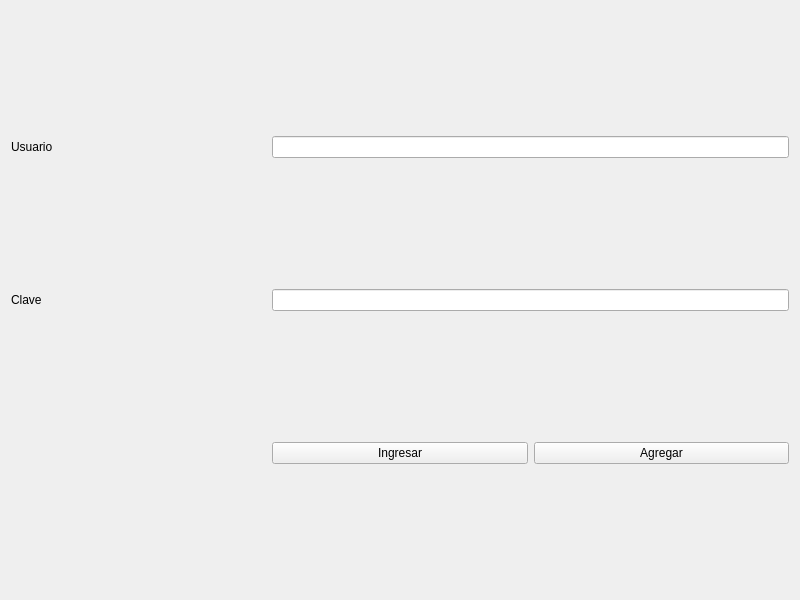
<?xml version="1.0" encoding="UTF-8"?>
<ui version="4.0">
 <class>Login</class>
 <widget class="QWidget" name="Login">
  <property name="geometry">
   <rect>
    <x>0</x>
    <y>0</y>
    <width>800</width>
    <height>600</height>
   </rect>
  </property>
  <property name="windowTitle">
   <string>Login</string>
  </property>
  <layout class="QGridLayout" name="gridLayout">
   <item row="2" column="0">
    <widget class="QLabel" name="lClave">
     <property name="text">
      <string>Clave</string>
     </property>
    </widget>
   </item>
   <item row="0" column="0">
    <widget class="QLabel" name="lUsuario">
     <property name="text">
      <string>Usuario</string>
     </property>
    </widget>
   </item>
   <item row="3" column="1">
    <widget class="QPushButton" name="pbIngresar">
     <property name="text">
      <string>Ingresar</string>
     </property>
    </widget>
   </item>
   <item row="3" column="2">
    <widget class="QPushButton" name="pbAgregar">
     <property name="text">
      <string>Agregar</string>
     </property>
    </widget>
   </item>
   <item row="2" column="1" colspan="2">
    <widget class="QLineEdit" name="leClave">
     <property name="echoMode">
      <enum>QLineEdit::EchoMode::Password</enum>
     </property>
    </widget>
   </item>
   <item row="0" column="1" colspan="2">
    <widget class="QLineEdit" name="leUsuario"/>
   </item>
  </layout>
 </widget>
 <resources/>
 <connections/>
</ui>
